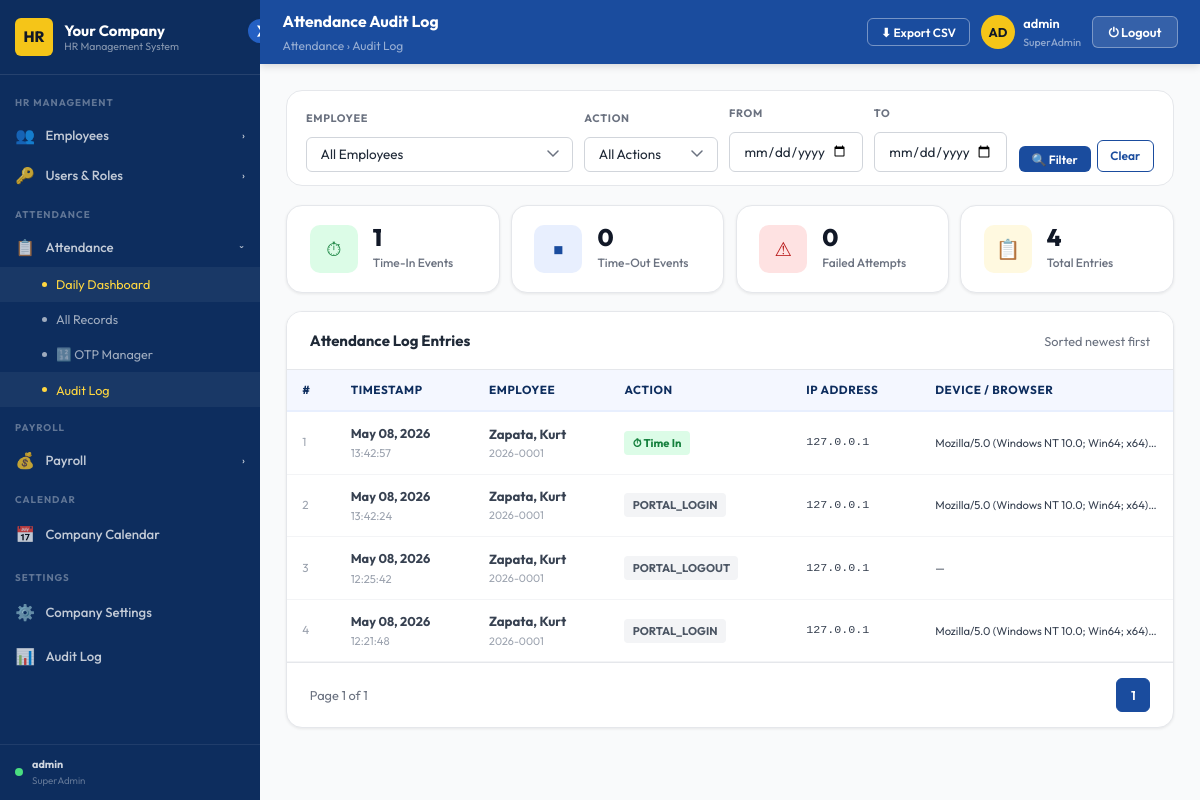
The app's page /attendance/admin/audit/ (signed in), older data.
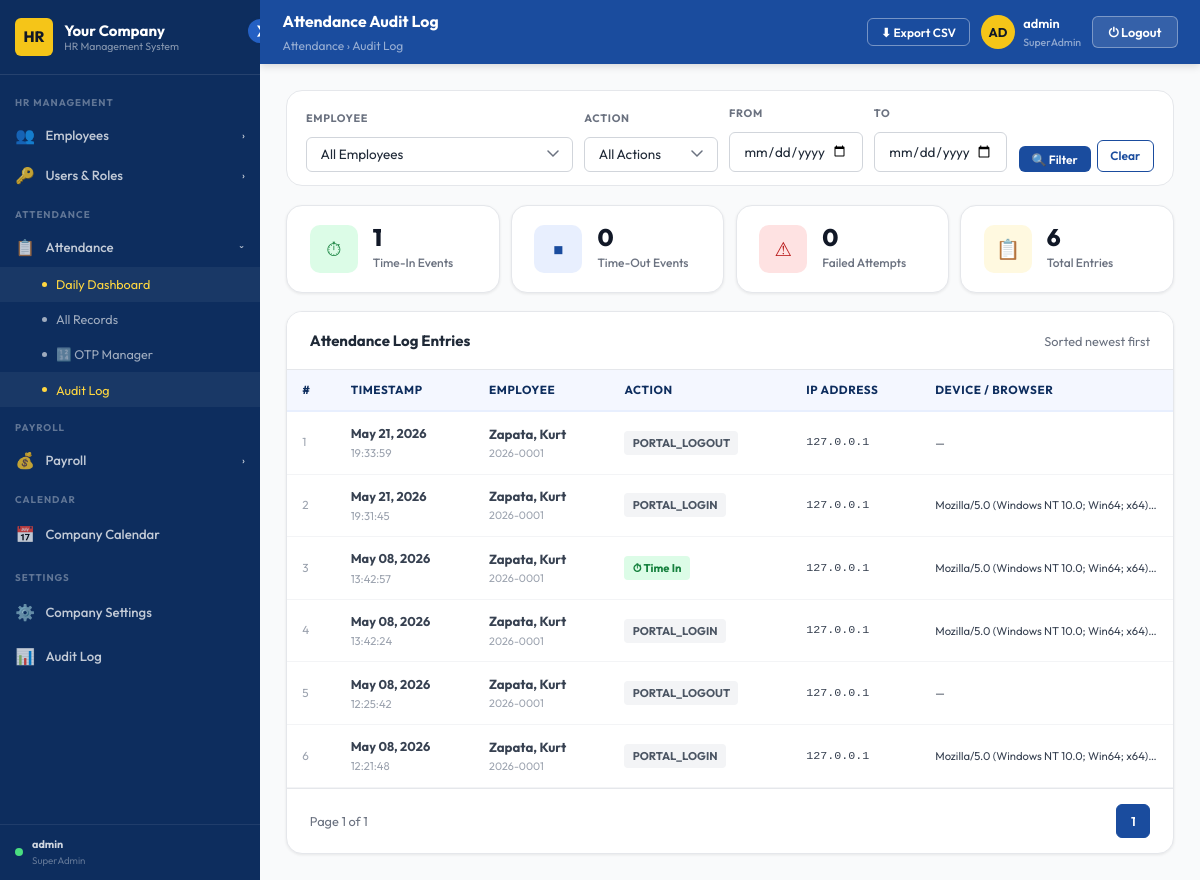
The same page, newer data.
### attendance/models.py (models this page shows)
class AttendanceLog(models.Model):
    employee    = models.ForeignKey(Employee, on_delete=models.SET_NULL, null=True, blank=True)
    action      = models.CharField(max_length=50)   # time_in / time_out / time_in_FAILED
    timestamp   = models.DateTimeField(auto_now_add=True)
    ip_address  = models.GenericIPAddressField(null=True, blank=True)
    device_info = models.CharField(max_length=255, blank=True)
    class Meta:
        ordering = ['-timestamp']

### employees/models.py (models this page shows, shortened)
class Employee(models.Model):
    EMPLOYMENT_TYPES = [('regular', 'Regular'), ('contract', 'Contract')]
    STATUS_CHOICES   = [('active', 'Active'), ('inactive', 'Inactive')]
    GENDER_CHOICES   = [('male', 'Male'), ('female', 'Female'), ('other', 'Other')]
    CIVIL_CHOICES    = [
        ('single', 'Single'), ('married', 'Married'),
        ('widowed', 'Widowed'), ('separated', 'Separated'),
    ]
    employee_code   = models.CharField(max_length=50, unique=True)
    first_name      = models.CharField(max_length=100)
    last_name       = models.CharField(max_length=100)
    email           = models.EmailField(unique=True)
    phone           = models.CharField(max_length=30, blank=True)
    address         = models.TextField(blank=True)
    date_hired      = models.DateField(null=True, blank=True)
    employment_type = models.CharField(max_length=20, choices=EMPLOYMENT_TYPES, default='regular')
    status          = models.CharField(max_length=20, choices=STATUS_CHOICES, default='active')
    department      = models.ForeignKey(Department, on_delete=models.SET_NULL, null=True, blank=True)
    position        = models.ForeignKey(Position, on_delete=models.SET_NULL, null=True, blank=True)
    salary_grade    = models.ForeignKey(SalaryGrade, on_delete=models.SET_NULL, null=True, blank=True)
    created_at      = models.DateTimeField(auto_now_add=True)
    updated_at      = models.DateTimeField(auto_now=True)
    middle_name     = models.CharField(max_length=100, blank=True)
    birthdate       = models.DateField(null=True, blank=True)
    gender          = models.CharField(max_length=10, choices=GENDER_CHOICES, blank=True)
    civil_status    = models.CharField(max_length=15, choices=CIVIL_CHOICES, blank=True)
    nationality     = models.CharField(max_length=60, blank=True, default='Filipino')
    tin_number        = models.CharField(max_length=30, blank=True)
    sss_number        = models.CharField(max_length=30, blank=True)
    philhealth_number = models.CharField(max_length=30, blank=True)
    pagibig_number    = models.CharField(max_length=30, blank=True)
    emergency_contact_name         = models.CharField(max_length=150, blank=True)
    emergency_contact_phone        = models.CharField(max_length=30, blank=True)
    emergency_contact_relationship = models.CharField(max_length=60, blank=True)
    contract_start  = models.DateField(null=True, blank=True)
    contract_end    = models.DateField(null=True, blank=True)

### attendance/views.py (the view)
# urls.py: path('admin/audit/',        views.audit_log_view,       name='audit_log'),
@admin_required
def audit_log_view(request):
    from django.db.models import Count
    qs = AttendanceLog.objects.select_related('employee').order_by('-timestamp')
    emp_id  = request.GET.get('emp_id')
    action  = request.GET.get('action')
    from_dt = request.GET.get('from')
    to_dt   = request.GET.get('to')
    if emp_id:  qs = qs.filter(employee_id=emp_id)
    if action:  qs = qs.filter(action=action)
    if from_dt: qs = qs.filter(timestamp__date__gte=from_dt)
    if to_dt:   qs = qs.filter(timestamp__date__lte=to_dt)
    summary = {
        'time_in':  qs.filter(action='time_in').count(),
        'time_out': qs.filter(action='time_out').count(),
        'failed':   qs.filter(action__contains='FAILED').count(),
    }
    from django.core.paginator import Paginator
    paginator = Paginator(qs, 50)
    logs      = paginator.get_page(request.GET.get('page', 1))
    return render(request, 'hrms/attendance_audit.html', {
        'logs':      logs,
        'employees': Employee.objects.filter(status='active'),
        'summary':   summary,
        **_branding(),
    })

### accounts/access.py (called while the page is built, shortened)
def get_user_role(user):
    if not user or not user.is_authenticated:
        return None
    if user.is_superuser:
        return _MockRole('SuperAdmin')

def has_admin_role(user):
    role = get_user_role(user)
    return role is not None and role.name in ADMIN_ROLES

def admin_required(view_func=None, *, roles=None, redirect_url=None):
    allowed = set(roles) if roles else ADMIN_ROLES
    redir = redirect_url or '/attendance/'
    def decorator(fn):
        @wraps(fn)
        @login_required(login_url='/login/')
        def wrapper(request, *args, **kwargs):
            role = get_user_role(request.user)
            if role and role.name in allowed:
                return fn(request, *args, **kwargs)
            return render(request, 'hrms/403.html', status=403)
        return wrapper
    if view_func is not None:
        return decorator(view_func)
    return decorator

### templates/hrms/attendance_audit.html (shortened to what the changed rows need)
{% extends "hrms/admin_base.html" %}
{% load static %}
{% block content %}
<div style="display:flex;gap:.75rem;flex-wrap:wrap;margin-bottom:1.25rem;">
  <div class="stat-card" style="flex:1;min-width:140px;">
    <div><div class="stat-num">{{ logs.paginator.count }}</div><div class="stat-label">Total Entries</div></div>
  </div>
</div>
<div class="card">
  <div class="table-wrap">
    <table class="data-table">
      <thead>
        <tr>
          <th>#</th>
          <th>Timestamp</th>
          <th>Employee</th>
          <th>Action</th>
          <th>IP Address</th>
          <th>Device / Browser</th>
        </tr>
      </thead>
      <tbody>
        {% for log in logs %}
        <tr {% if 'FAILED' in log.action %}class="failed-row"{% endif %}>
          <td style="color:var(--gray-400);font-size:.78rem;">{{ forloop.counter|add:logs.start_index|add:"-1" }}</td>
          <td>
            <strong style="font-size:.85rem;">{{ log.timestamp|date:"M d, Y" }}</strong>
            <div style="font-size:.75rem;color:var(--gray-400);">{{ log.timestamp|time:"H:i:s" }}</div>
          </td>
          <td>
            {% if log.employee %}
              <strong>{{ log.employee.last_name }}, {{ log.employee.first_name }}</strong>
              <div style="font-size:.72rem;color:var(--gray-400);">{{ log.employee.employee_code }}</div>
            {% else %}
              <span class="text-gray">Unknown / Failed</span>
            {% endif %}
          </td>
          <td>
            <span class="action-badge {% if log.action == 'time_in' %}time_in{% elif log.action == 'time_out' %}time_out{% elif 'FAILED' in log.action %}time_in_failed{% else %}default{% endif %}">
              {% if log.action == 'time_in' %}⏱ Time In
              {% elif log.action == 'time_out' %}⏹ Time Out
              {% elif 'FAILED' in log.action %}⚠ Failed
              {% else %}{{ log.action }}{% endif %}
            </span>
          </td>
          <td class="ip-cell">{{ log.ip_address|default:"—" }}</td>
          <td class="device-cell" title="{{ log.device_info }}">{{ log.device_info|truncatechars:60|default:"—" }}</td>
        </tr>
        {% empty %}
        <tr><td colspan="6" style="text-align:center;padding:3rem;color:var(--gray-400);">No audit log entries found.</td></tr>
        {% endfor %}
      </tbody>
    </table>
  </div>
  <div style="padding:1rem 1.5rem;display:flex;align-items:center;justify-content:space-between;border-top:1px solid var(--gray-200);">
    <div class="pagination">
      {% for num in logs.paginator.page_range %}
        {% if logs.number == num %}
          <span class="page-btn active">{{ num }}</span>
        {% elif num >= logs.number|add:"-2" and num <= logs.number|add:"2" %}
          <a href="?page={{ num }}" class="page-btn">{{ num }}</a>
        {% endif %}
      {% endfor %}
    </div>
  </div>
</div>
{% endblock %}

Row changes from the older to the newer data that the page shows:
added AttendanceLog: timestamp "May 21, 2026", timestamp "19:33:59", employee.last_name "Zapata", employee.first_name "Kurt", employee.employee_code "2026-0001", action "PORTAL_LOGOUT", ip_address "127.0.0.1", device_info "—"
added AttendanceLog: timestamp "May 21, 2026", timestamp "19:31:45", employee.last_name "Zapata", employee.first_name "Kurt", employee.employee_code "2026-0001", action "PORTAL_LOGIN", ip_address "127.0.0.1", device_info "Mozilla/5.0 (Windows NT 10.0; Win64; x64)…"
Text that changed along with them:
{{ logs.paginator.count }}: "4" → "6"
